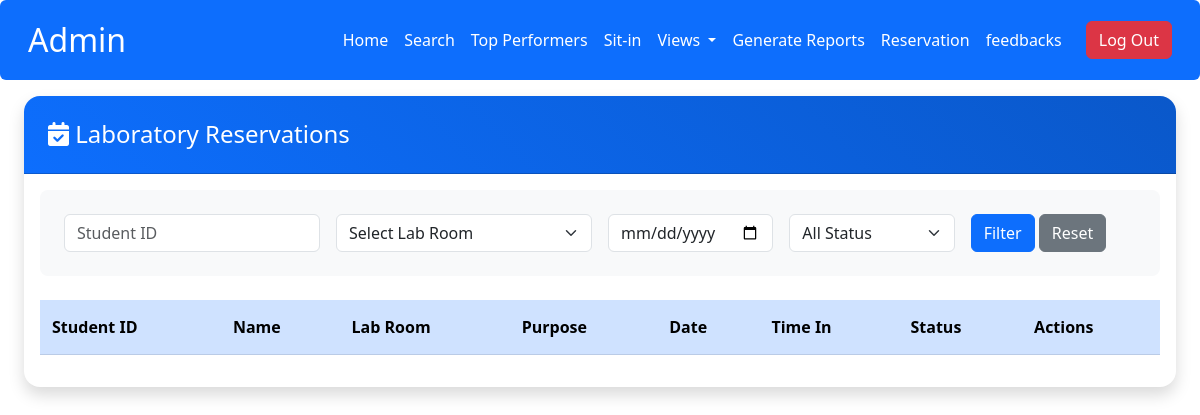
The app's page /admin/view_reservations.php, older data.
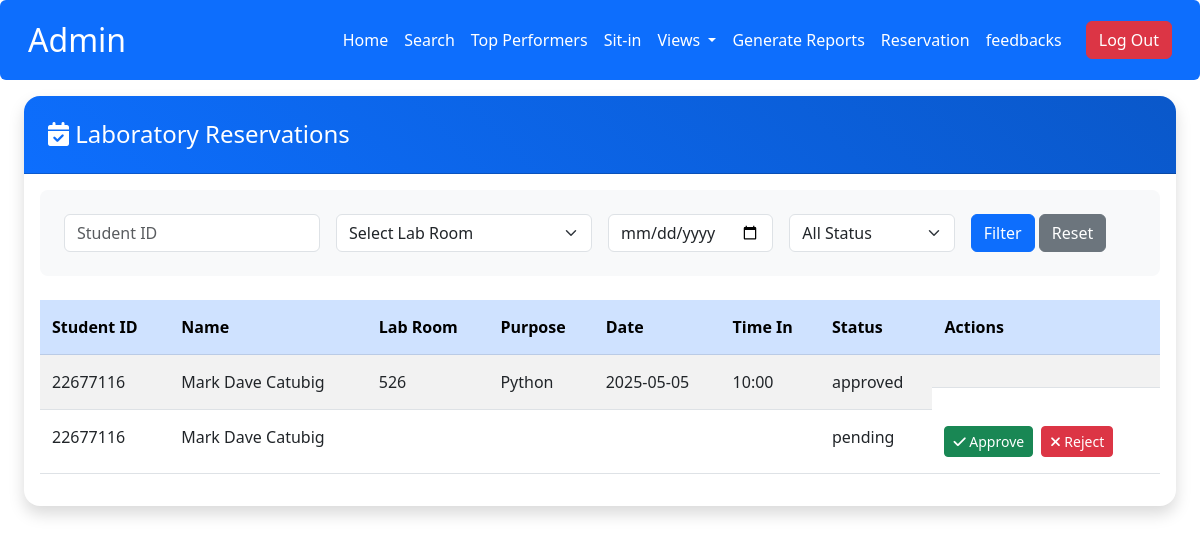
The same page, newer data.
### tables this page shows
CREATE TABLE `reservation` (
  `reservation_id` int(11) NOT NULL,
  `reservation_date` varchar(10) NOT NULL,
  `reservation_time` varchar(10) NOT NULL,
  `pc_number` int(11) NOT NULL,
  `lab` varchar(11) NOT NULL,
  `purpose` varchar(50) NOT NULL,
  `id_number` int(11) NOT NULL,
  `status` varchar(10) NOT NULL
);

CREATE TABLE `user` (
  `id` int(11) NOT NULL,
  `lname` varchar(50) DEFAULT NULL,
  `fname` varchar(50) DEFAULT NULL,
  `MName` varchar(50) DEFAULT NULL,
  `Course` varchar(50) DEFAULT NULL,
  `Level` varchar(10) DEFAULT NULL,
  `username` varchar(50) DEFAULT NULL,
  `password` varchar(255) NOT NULL,
  `image` varchar(255) DEFAULT NULL,
  `email` varchar(100) NOT NULL,
  `address` varchar(255) DEFAULT NULL,
  `role` enum('admin','user') NOT NULL DEFAULT 'user',
  `remaining_session` int(11) NOT NULL DEFAULT 30,
  `points` int(11) DEFAULT 0
);

### admin/view_reservations.php (the view, shortened to what this page needs)
<?php
include('db.php');
include('admin_navbar.php');
?>
<!DOCTYPE html>
<html lang="en">
<head>
    <link rel="stylesheet" href="https://cdn.jsdelivr.net/npm/bootstrap@5.3.0/dist/css/bootstrap.min.css">
    <link rel="stylesheet" href="https://cdnjs.cloudflare.com/ajax/libs/font-awesome/6.5.1/css/all.min.css">
    <link rel="stylesheet" href="https://cdn.datatables.net/1.11.5/css/dataTables.bootstrap5.min.css">
</head>
<body>
    <div class="container-fluid px-4 py-3">
        <div class="card">
            <div class="card-header">
                <h4 class="mb-0 text-white">
                    <i class="fas fa-calendar-check"></i> Laboratory Reservations
                </h4>
            </div>
            <div class="card-body">
                <form method="POST" class="filter-section">
                    <div class="row g-3">
                        <div class="col-md-3">
                            <input type="text" class="form-control" name="student_id" placeholder="Student ID" value="<?php echo $_POST['student_id'] ?? ''; ?>">
                        </div>
                        <div class="col-md-3">
                            <select class="form-select" name="lab_room">
                                <option value="">Select Lab Room</option>
                            </select>
                        </div>
                        <div class="col-md-2">
                            <input type="date" class="form-control" name="date" value="<?php echo $_POST['date'] ?? ''; ?>">
                        </div>
                        <div class="col-md-2">
                            <select class="form-select" name="status">
                                <option value="">All Status</option>
                            </select>
                        </div>
                        <div class="col-md-2">
                            <button type="submit" class="btn btn-primary">Filter</button>
                            <a href="view_reservations.php" class="btn btn-secondary">Reset</a>
                        </div>
                    </div>
                </form>
                <div class="table-responsive">
                    <table id="reservationsTable" class="table table-striped">
                        <thead class="table-primary">
                            <tr>
                                <th>Student ID</th>
                                <th>Name</th>
                                <th>Lab Room</th>
                                <th>Purpose</th>
                                <th>Date</th>
                                <th>Time In</th>
                                <th>Status</th>
                                <th>Actions</th>
                            </tr>
                        </thead>
                        <tbody>
                            <?php
                            $query = "SELECT r.*, u.fname, u.lname
                                    FROM reservation r
                                    LEFT JOIN user u ON r.id_number = u.id";
                            $query .= " ORDER BY r.reservation_date DESC, r.reservation_time DESC";
                            $stmt = $con->prepare($query);
                            $stmt->execute();
                            $result = $stmt->get_result();
                            while($row = $result->fetch_assoc()) {
                                $status_class = match($row['status']) {
                                    'pending' => 'status-pending',
                                    'approved' => 'status-approved',
                                    'rejected' => 'status-rejected',
                                    default => ''
                                };
                                echo "<tr>
                                        <td>{$row['id_number']}</td>
                                        <td>{$row['fname']} {$row['lname']}</td>
                                        <td>{$row['lab']}</td>
                                        <td>{$row['purpose']}</td>
                                        <td>{$row['reservation_date']}</td>
                                        <td>{$row['reservation_time']}</td>
                                        <td class='{$status_class}'>{$row['status']}</td>
                                        <td class='action-buttons'>";
                                if ($row['status'] === 'pending') {
                                    echo "<button class='btn btn-success btn-sm approve-btn' data-id='{$row['reservation_id']}'>
                                            <i class='fas fa-check'></i> Approve
                                          </button>
                                          <button class='btn btn-danger btn-sm reject-btn' data-id='{$row['reservation_id']}'>
                                            <i class='fas fa-times'></i> Reject
                                          </button>";
                                }
                                echo "</td></tr>";
                            }
                            ?>
                        </tbody>
                    </table>
                </div>
            </div>
        </div>
    </div>
</body>
</html>

### admin/admin_navbar.php (shortened to what this page needs)
<div class="navbar navbar-expand-lg navbar-dark bg-primary rounded p-3">
    <div class="container-fluid">
        <a class="navbar-brand d-flex align-items-center" href="#">
            <h2 class="mb-0 text-white"> Admin</h2>
        </a>
        <div class="collapse navbar-collapse" id="navbarNav">
            <ul class="navbar-nav ms-auto">
                <li class="nav-item"><a class="nav-link text-white" href="admin_Dashboard.php">Home</a></li>
                <li class="nav-item"><a class="nav-link text-white" href="search.php">Search</a></li>
                <li class="nav-item"><a class="nav-link text-white" href="top_users.php">Top Performers</a></li>
                <li class="nav-item"><a class="nav-link text-white" href="sit-in.php">Sit-in</a></li>
                <li class="nav-item dropdown">
                    <a class="nav-link dropdown-toggle text-white" href="#" id="viewsDropdown" role="button" data-bs-toggle="dropdown" aria-expanded="false">
                        Views
                    </a>
                </li>
                <li class="nav-item"><a class="nav-link text-white" href="generate_report.php">Generate Reports</a></li>
                <li class="nav-item"><a class="nav-link text-white" href="view_reservations.php">Reservation</a></li>
                <li class="nav-item"><a class="nav-link text-white" href="view_feedback.php">   </i> feedbacks</a></li>
            </ul>
                <a href="../users/index.php" class="btn btn-danger ms-lg-3">Log Out</a>
        </div>
    </div>
</div>

### admin/view_reservations.php (style rules this page uses)
.card { box-shadow: 0 0.5rem 1rem rgba(0, 0, 0, 0.15); border: none; border-radius: 1rem; }
.card-header { background: linear-gradient(45deg, #0d6efd, #0a58ca); border-radius: 1rem 1rem 0 0 !important; padding: 1.5rem; }
.status-pending { color: #ffc107; font-weight: 500; }
.status-approved { color: #198754; font-weight: 500; }
.table > :not(caption) > * > * { padding: 1rem 0.75rem; }
.action-buttons { display: flex; gap: 0.5rem; }
.filter-section { background: #f8f9fa; border-radius: 0.5rem; padding: 1.5rem; margin-bottom: 1.5rem; }

Row changes from the older to the newer data that the page shows:
added reservation: id_number "22677116", user.fname "Mark Dave", user.lname "Catubig", lab "526", purpose "Python", reservation_date "2025-05-05", reservation_time "10:00", status "approved"
added reservation: id_number "22677116", user.fname "Mark Dave", user.lname "Catubig", status "pending"
